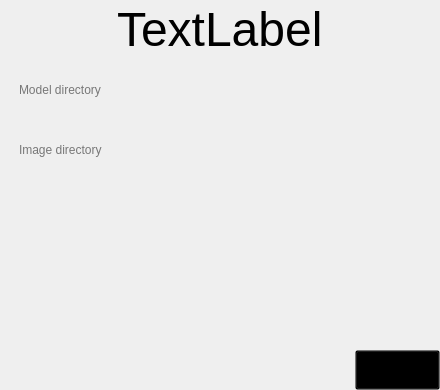
<?xml version="1.0" encoding="UTF-8"?>
<ui version="4.0">
 <class>MainWindow</class>
 <widget class="QMainWindow" name="MainWindow">
  <property name="windowModality">
   <enum>Qt::NonModal</enum>
  </property>
  <property name="enabled">
   <bool>true</bool>
  </property>
  <property name="geometry">
   <rect>
    <x>0</x>
    <y>0</y>
    <width>440</width>
    <height>390</height>
   </rect>
  </property>
  <property name="windowTitle">
   <string>Face Recognition</string>
  </property>
  <property name="windowIcon">
   <iconset resource="guiResource.qrc">
    <normaloff>:/Icon/icon.ico</normaloff>:/Icon/icon.ico</iconset>
  </property>
  <property name="windowOpacity">
   <double>1.000000000000000</double>
  </property>
  <property name="toolTipDuration">
   <number>0</number>
  </property>
  <property name="styleSheet">
   <string notr="true">QStatusBar#statusBar
{
	/*border-image: url(:/Background/background.jpg);*/
}</string>
  </property>
  <property name="iconSize">
   <size>
    <width>20</width>
    <height>20</height>
   </size>
  </property>
  <property name="animated">
   <bool>true</bool>
  </property>
  <property name="tabShape">
   <enum>QTabWidget::Rounded</enum>
  </property>
  <widget class="QWidget" name="centralWidget">
   <property name="enabled">
    <bool>true</bool>
   </property>
   <property name="styleSheet">
    <string notr="true">QWidget#centralWidget
{
	border-image: url(:/Background/background.jpg);
}</string>
   </property>
   <layout class="QGridLayout" name="gridLayout">
    <property name="leftMargin">
     <number>0</number>
    </property>
    <property name="topMargin">
     <number>0</number>
    </property>
    <property name="rightMargin">
     <number>0</number>
    </property>
    <property name="bottomMargin">
     <number>0</number>
    </property>
    <property name="spacing">
     <number>0</number>
    </property>
    <item row="0" column="0">
     <widget class="QStackedWidget" name="stackedWidget">
      <property name="minimumSize">
       <size>
        <width>0</width>
        <height>0</height>
       </size>
      </property>
      <property name="autoFillBackground">
       <bool>false</bool>
      </property>
      <property name="styleSheet">
       <string notr="true"/>
      </property>
      <property name="frameShape">
       <enum>QFrame::NoFrame</enum>
      </property>
      <property name="frameShadow">
       <enum>QFrame::Plain</enum>
      </property>
      <property name="currentIndex">
       <number>0</number>
      </property>
      <widget class="QWidget" name="Testing">
       <layout class="QGridLayout" name="gridLayout_2">
        <property name="leftMargin">
         <number>0</number>
        </property>
        <property name="topMargin">
         <number>0</number>
        </property>
        <property name="rightMargin">
         <number>0</number>
        </property>
        <property name="bottomMargin">
         <number>0</number>
        </property>
        <property name="spacing">
         <number>0</number>
        </property>
        <item row="0" column="0" alignment="Qt::AlignHCenter">
         <widget class="QLabel" name="label_4">
          <property name="sizePolicy">
           <sizepolicy hsizetype="Preferred" vsizetype="Fixed">
            <horstretch>0</horstretch>
            <verstretch>0</verstretch>
           </sizepolicy>
          </property>
          <property name="minimumSize">
           <size>
            <width>0</width>
            <height>0</height>
           </size>
          </property>
          <property name="maximumSize">
           <size>
            <width>16777215</width>
            <height>58</height>
           </size>
          </property>
          <property name="font">
           <font>
            <pointsize>36</pointsize>
           </font>
          </property>
          <property name="text">
           <string>TextLabel</string>
          </property>
         </widget>
        </item>
        <item row="4" column="0">
         <layout class="QHBoxLayout" name="horizontalLayout">
          <property name="spacing">
           <number>0</number>
          </property>
          <property name="leftMargin">
           <number>20</number>
          </property>
          <item>
           <widget class="QLabel" name="chosenImg">
            <property name="sizePolicy">
             <sizepolicy hsizetype="Fixed" vsizetype="Fixed">
              <horstretch>0</horstretch>
              <verstretch>0</verstretch>
             </sizepolicy>
            </property>
            <property name="minimumSize">
             <size>
              <width>210</width>
              <height>210</height>
             </size>
            </property>
            <property name="styleSheet">
             <string notr="true">QLabel#chosenImg
{
border-image: url(:/DefaultImage/defualtImage.png);

}</string>
            </property>
            <property name="text">
             <string/>
            </property>
            <property name="alignment">
             <set>Qt::AlignLeading|Qt::AlignLeft|Qt::AlignTop</set>
            </property>
           </widget>
          </item>
          <item alignment="Qt::AlignRight|Qt::AlignBottom">
           <widget class="QPushButton" name="testBtn">
            <property name="sizePolicy">
             <sizepolicy hsizetype="Preferred" vsizetype="Fixed">
              <horstretch>0</horstretch>
              <verstretch>0</verstretch>
             </sizepolicy>
            </property>
            <property name="minimumSize">
             <size>
              <width>85</width>
              <height>40</height>
             </size>
            </property>
            <property name="styleSheet">
             <string notr="true">
QPushButton#testBtn:hover
{
	
	image: url(:/TestBtn/testHover.png);
}

QPushButton#testBtn:pressed
{
	
	image: url(:/TestBtn/testPush.png);
}

QPushButton#testBtn
{
	
	image: url(:/TestBtn/testDef.png);
	background:transparent;

}







</string>
            </property>
            <property name="text">
             <string/>
            </property>
            <property name="iconSize">
             <size>
              <width>10</width>
              <height>10</height>
             </size>
            </property>
            <property name="autoRepeatDelay">
             <number>4</number>
            </property>
            <property name="autoRepeatInterval">
             <number>4</number>
            </property>
           </widget>
          </item>
         </layout>
        </item>
        <item row="1" column="0">
         <widget class="QGroupBox" name="browseBoxTesting_2">
          <property name="sizePolicy">
           <sizepolicy hsizetype="Preferred" vsizetype="Fixed">
            <horstretch>0</horstretch>
            <verstretch>0</verstretch>
           </sizepolicy>
          </property>
          <property name="minimumSize">
           <size>
            <width>0</width>
            <height>60</height>
           </size>
          </property>
          <property name="styleSheet">
           <string notr="true">border-style: none</string>
          </property>
          <property name="title">
           <string/>
          </property>
          <property name="flat">
           <bool>false</bool>
          </property>
          <property name="checkable">
           <bool>false</bool>
          </property>
          <widget class="QPushButton" name="browseBtnModel">
           <property name="geometry">
            <rect>
             <x>319</x>
             <y>6</y>
             <width>91</width>
             <height>51</height>
            </rect>
           </property>
           <property name="sizePolicy">
            <sizepolicy hsizetype="Fixed" vsizetype="Fixed">
             <horstretch>0</horstretch>
             <verstretch>0</verstretch>
            </sizepolicy>
           </property>
           <property name="styleSheet">
            <string notr="true">QPushButton#browseBtnModel:hover
{
	image: url(:/BrowseBtn/browseHover.png);

}

QPushButton#browseBtnModel:pressed
{
	image: url(:/BrowseBtn/browsePush.png);

}

QPushButton#browseBtnModel
{
	image: url(:/BrowseBtn/browseDef.png);
	background:transparent;

}</string>
           </property>
           <property name="text">
            <string/>
           </property>
           <property name="iconSize">
            <size>
             <width>10</width>
             <height>10</height>
            </size>
           </property>
           <property name="autoRepeatDelay">
            <number>4</number>
           </property>
           <property name="autoRepeatInterval">
            <number>4</number>
           </property>
          </widget>
          <widget class="QLabel" name="customizeTextboxModelTesting">
           <property name="geometry">
            <rect>
             <x>4</x>
             <y>10</y>
             <width>311</width>
             <height>41</height>
            </rect>
           </property>
           <property name="text">
            <string>&lt;html&gt;&lt;head/&gt;&lt;body&gt;&lt;p&gt;&lt;img src=&quot;:/Dir/textInsert.png&quot;/&gt;&lt;/p&gt;&lt;/body&gt;&lt;/html&gt;</string>
           </property>
          </widget>
          <widget class="QLineEdit" name="modelDir">
           <property name="geometry">
            <rect>
             <x>17</x>
             <y>16</y>
             <width>281</width>
             <height>31</height>
            </rect>
           </property>
           <property name="font">
            <font>
             <pointsize>9</pointsize>
            </font>
           </property>
           <property name="autoFillBackground">
            <bool>false</bool>
           </property>
           <property name="styleSheet">
            <string notr="true">QLineEdit 
{
	background:transparent
}

</string>
           </property>
           <property name="text">
            <string/>
           </property>
           <property name="frame">
            <bool>false</bool>
           </property>
           <property name="placeholderText">
            <string>Model directory</string>
           </property>
          </widget>
         </widget>
        </item>
        <item row="2" column="0">
         <widget class="QGroupBox" name="browseBoxTesting_1">
          <property name="sizePolicy">
           <sizepolicy hsizetype="Preferred" vsizetype="Fixed">
            <horstretch>0</horstretch>
            <verstretch>0</verstretch>
           </sizepolicy>
          </property>
          <property name="minimumSize">
           <size>
            <width>440</width>
            <height>60</height>
           </size>
          </property>
          <property name="styleSheet">
           <string notr="true">border-style: none;
</string>
          </property>
          <property name="title">
           <string/>
          </property>
          <property name="flat">
           <bool>false</bool>
          </property>
          <property name="checkable">
           <bool>false</bool>
          </property>
          <widget class="QPushButton" name="browseBtnImgTesting">
           <property name="geometry">
            <rect>
             <x>319</x>
             <y>6</y>
             <width>91</width>
             <height>51</height>
            </rect>
           </property>
           <property name="sizePolicy">
            <sizepolicy hsizetype="Fixed" vsizetype="Fixed">
             <horstretch>0</horstretch>
             <verstretch>0</verstretch>
            </sizepolicy>
           </property>
           <property name="styleSheet">
            <string notr="true">QPushButton#browseBtnImgTesting:hover
{
	image: url(:/BrowseBtn/browseHover.png);

}

QPushButton#browseBtnImgTesting:pressed
{
	image: url(:/BrowseBtn/browsePush.png);

}

QPushButton#browseBtnImgTesting
{
	image: url(:/BrowseBtn/browseDef.png);
	background:transparent;

}</string>
           </property>
           <property name="text">
            <string/>
           </property>
           <property name="iconSize">
            <size>
             <width>10</width>
             <height>10</height>
            </size>
           </property>
           <property name="autoRepeatDelay">
            <number>4</number>
           </property>
           <property name="autoRepeatInterval">
            <number>4</number>
           </property>
          </widget>
          <widget class="QLabel" name="customizeTextboxImgTesting">
           <property name="geometry">
            <rect>
             <x>4</x>
             <y>10</y>
             <width>311</width>
             <height>41</height>
            </rect>
           </property>
           <property name="text">
            <string>&lt;html&gt;&lt;head/&gt;&lt;body&gt;&lt;p&gt;&lt;img src=&quot;:/Dir/textInsert.png&quot;/&gt;&lt;/p&gt;&lt;/body&gt;&lt;/html&gt;</string>
           </property>
          </widget>
          <widget class="QLineEdit" name="imgDir">
           <property name="geometry">
            <rect>
             <x>17</x>
             <y>16</y>
             <width>281</width>
             <height>31</height>
            </rect>
           </property>
           <property name="font">
            <font>
             <pointsize>9</pointsize>
            </font>
           </property>
           <property name="autoFillBackground">
            <bool>false</bool>
           </property>
           <property name="styleSheet">
            <string notr="true">QLineEdit 
{
	background:transparent
}

</string>
           </property>
           <property name="text">
            <string/>
           </property>
           <property name="frame">
            <bool>false</bool>
           </property>
           <property name="placeholderText">
            <string>Image directory</string>
           </property>
          </widget>
         </widget>
        </item>
       </layout>
      </widget>
     </widget>
    </item>
   </layout>
  </widget>
  <action name="actionTrain_Learner">
   <property name="text">
    <string>Train Learner</string>
   </property>
  </action>
  <action name="actionTesting_Learner">
   <property name="text">
    <string>Test Learner</string>
   </property>
  </action>
  <action name="actionExit">
   <property name="text">
    <string>Exit</string>
   </property>
  </action>
  <action name="actionHow_to_use">
   <property name="text">
    <string>How to use</string>
   </property>
  </action>
  <action name="actionAbout">
   <property name="text">
    <string>About</string>
   </property>
  </action>
  <action name="actionTrain_Guide">
   <property name="text">
    <string>Train Guide</string>
   </property>
  </action>
  <action name="actionTest_Guide">
   <property name="text">
    <string>Test Guide</string>
   </property>
  </action>
 </widget>
 <resources>
  <include location="guiResource.qrc"/>
 </resources>
 <connections>
  <connection>
   <sender>actionExit</sender>
   <signal>triggered()</signal>
   <receiver>MainWindow</receiver>
   <slot>close()</slot>
   <hints>
    <hint type="sourcelabel">
     <x>-1</x>
     <y>-1</y>
    </hint>
    <hint type="destinationlabel">
     <x>262</x>
     <y>258</y>
    </hint>
   </hints>
  </connection>
 </connections>
</ui>
